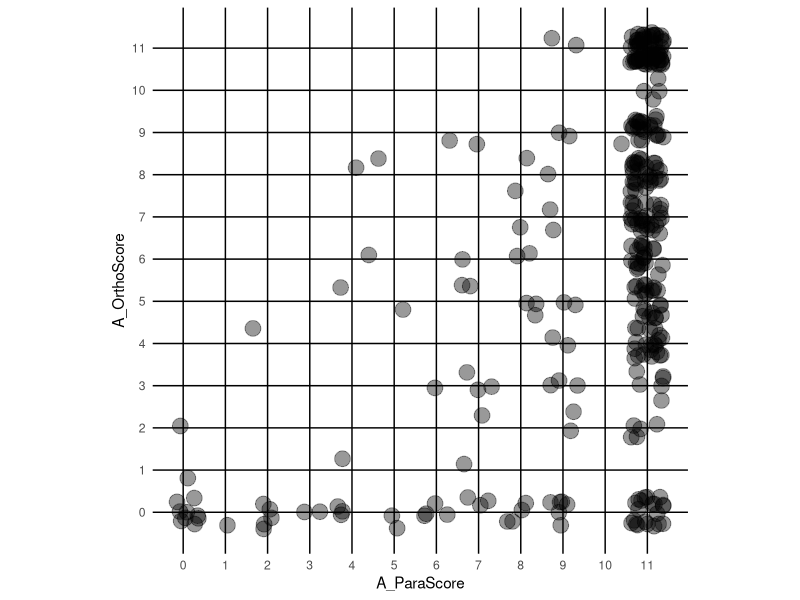
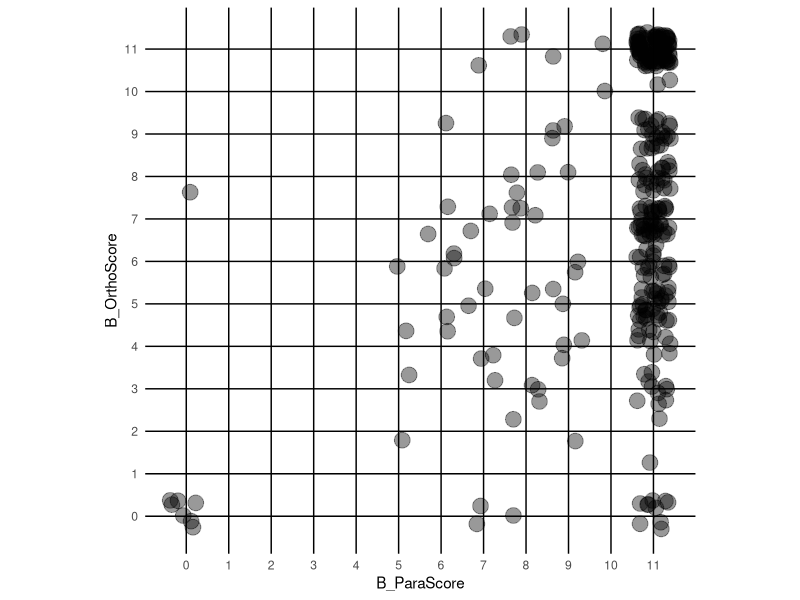
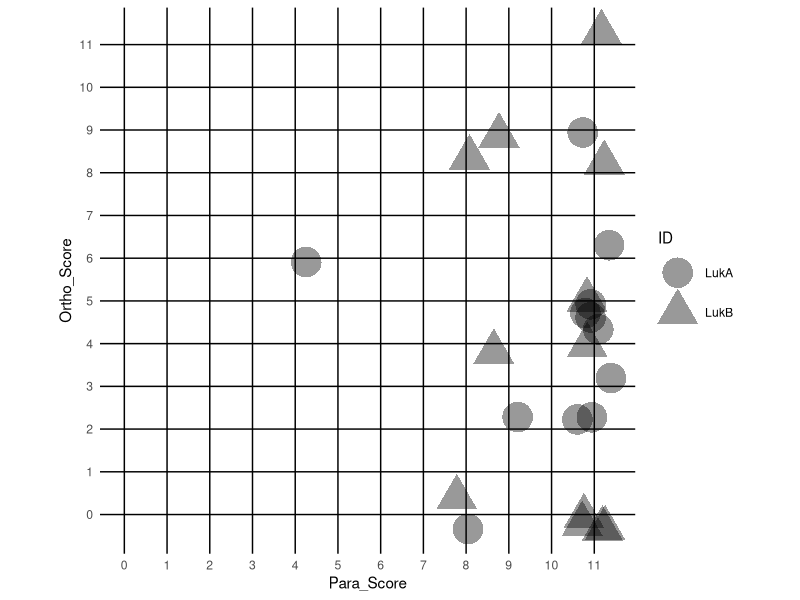
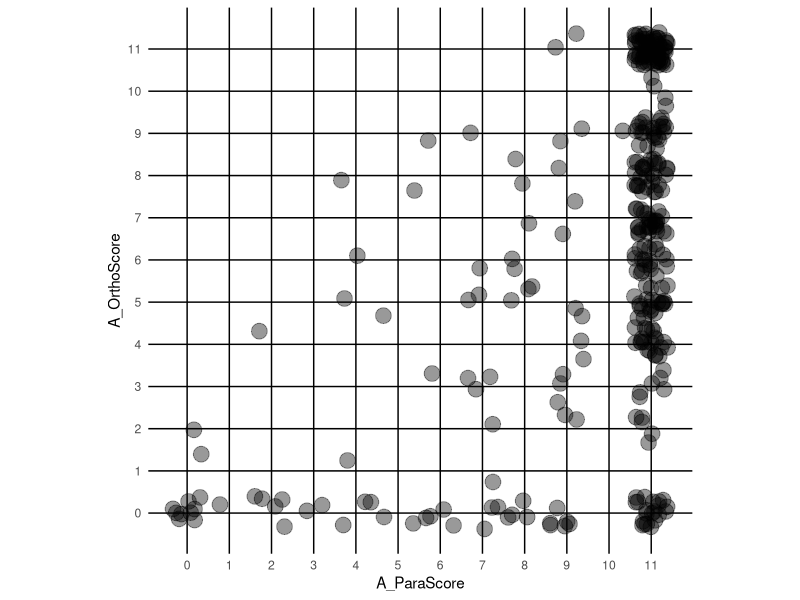
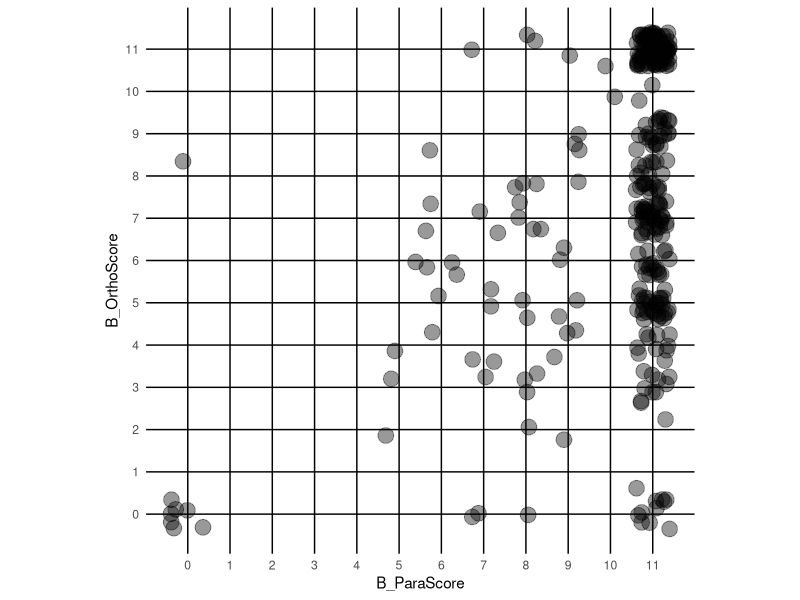
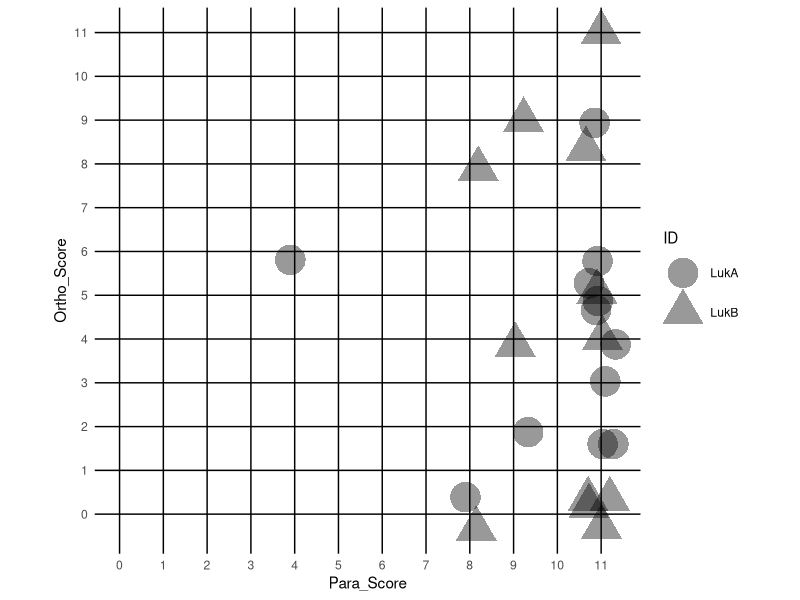

The R source for these figures, in order:
# Leukocidin and LukAB variant sequences were aligned by CLUSTAL within Jalview
# 2.11.5.0 (Waterhouse et al. (2009)). The alignment conservation annotation
# (Livingstone and Barton (1993)) and percent identity for each position within
# the alignment were exported to the referenced .csv files.The alignment
# conservation annotation scores each position within the alignment from 0-11,
# where 0 is the most unconserved, 10 indicates all amino acid properties are
# conserved, and 11 indicates that amino acid identity is conserved across all
# queried sequences.Jitterplots were used to represent the data because of the
# large number of overlaying data points that would make traditional
# scatterplots difficult to interpret.

library(ggplot2)

setwd("C:/Users/rprest/OneDrive - St. Jude Children's Research Hospital/Documents/LukAB_R")
Lookup <- read.csv("PREST_pIDparaortho.csv")

#For all alignment positions, separated by S- and F- components
#Make and view basic jitterplots by conservation score, export as .svg
S_ScorePlot <- ggplot(Lookup, aes(x=A_ParaScore, y=A_OrthoScore)) + 
  geom_jitter(size=5, alpha=0.4) +
  theme(
    axis.ticks = element_blank(),
    panel.background = element_rect(fill='transparent'),
    panel.grid.major = element_line(color='black'),
    panel.grid.minor = element_blank()) +
  scale_x_continuous(n.breaks=12) +
  scale_y_continuous(n.breaks=12) +
  coord_fixed()
print(S_ScorePlot)

ggsave(
  filename = "ScorePlot_S_defaultjitter_300dpi_transparent.svg", 
  plot = S_ScorePlot,
  dpi=300
)

F_ScorePlot <- ggplot(Lookup, aes(x=B_ParaScore, y=B_OrthoScore)) + 
  geom_jitter(size=5, alpha=0.4) +
  theme(
    axis.ticks = element_blank(),
    panel.background = element_rect(fill='transparent'),
    panel.grid.major = element_line(color='black'),
    panel.grid.minor = element_blank()) +
  scale_x_continuous(n.breaks=12) +
  scale_y_continuous(n.breaks=12) +
  coord_fixed()
print(F_ScorePlot)

ggsave(
  filename = "ScorePlot_F_defaultjitter_300dpi_transparent.svg", 
  plot = F_ScorePlot,
  dpi=300
)



#For Interface Residues Only, combined S- and F- components
LookupInt <- read.csv("PREST_pIDparaorthoInterface.csv")

IntScorePlot <- ggplot(LookupInt, aes(x=Para_Score, y=Ortho_Score, shape = ID)) + 
  geom_jitter(size=10, alpha=0.4) +
  theme(
    axis.ticks = element_blank(),
    panel.background = element_rect(fill='transparent'),
    panel.grid.major = element_line(color='black'),
    panel.grid.minor = element_blank()) +
  scale_x_continuous(limits = c(0, NA), n.breaks=12) +
  scale_y_continuous(n.breaks=12) +
  coord_fixed()
print(IntScorePlot)

ggsave(
  filename = "ScorePlot_Interface_defaultjitter_300dpi_transparent.svg", 
  plot = IntScorePlot,
  dpi=300
)
